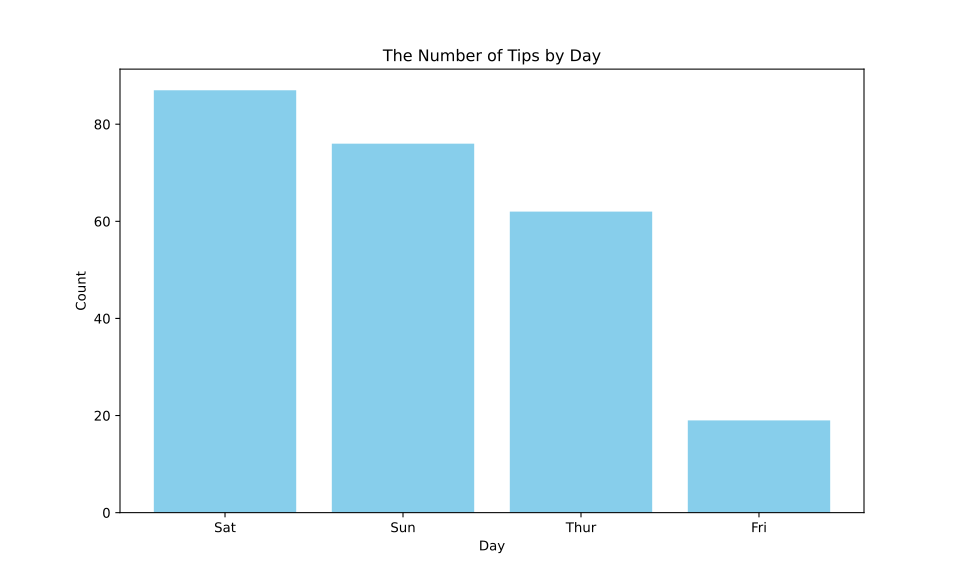

Generate this figure with Python:
import matplotlib.pyplot as plt
import seaborn as sns
import json

# Seaborn has a similar dataset to R's 'diamonds' - the 'tips' dataset
# Load dataset
tips = sns.load_dataset('tips')

# Create a bar plot (similar to 'diamonds' plot in R)
cut_counts = tips['day'].value_counts()
plt.figure(figsize=(10, 6))
plt.bar(cut_counts.index, cut_counts.values, color='skyblue')
plt.title('The Number of Tips by Day')
plt.xlabel('Day')
plt.ylabel('Count')

# Save the plot as an SVG file
plt.savefig('barplot.svg', format='svg')

# Generating the 'maidr' structure
maidr = {
    "type": "bar",
    "id": "bar",
    "title": "The Number of Tips by Day",
    "axes": {
        "x": {
            "label": "Day",
            "level": list(cut_counts.index),
        },
        "y": {
            "label": "Count",
        },
    },
    # Convert int64 values to Python native int type
    "data": [int(value) for value in cut_counts.values],
}

# Writing the raw data to a JSON file
with open("barplot_raw_data.json", 'w') as json_file:
    json.dump(maidr["data"], json_file, indent=4)

# Writing the dictionary to a JSON file
with open("barplot_maidr.json", 'w') as json_file:
    json.dump(maidr, json_file, indent=4)   

# Display the plot
plt.show()

# Close the plot
plt.close()